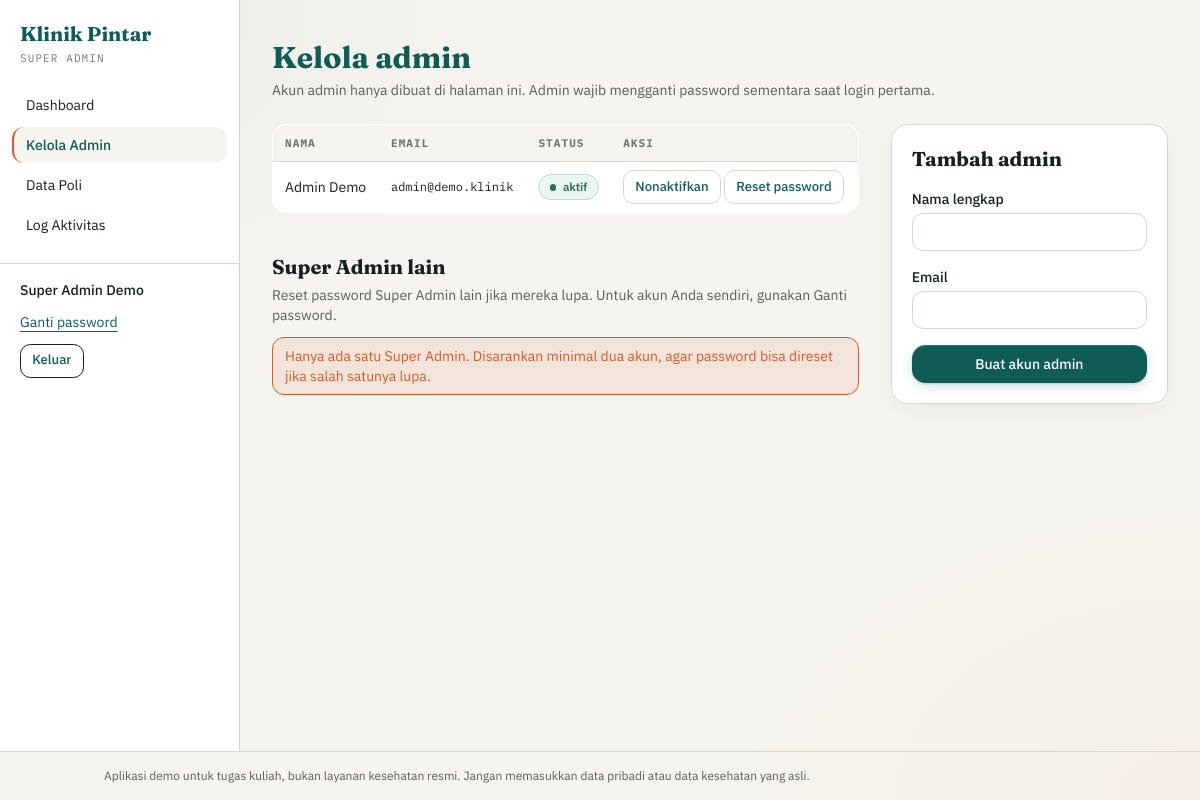
The app's page /superadmin/kelola_admin.php (signed in) with its own data.
### tables this page shows
CREATE TABLE IF NOT EXISTS users (
    id INT UNSIGNED NOT NULL AUTO_INCREMENT,
    nama VARCHAR(100) NOT NULL,
    email VARCHAR(120) NOT NULL,
    password VARCHAR(255) NOT NULL,
    role ENUM('super_admin', 'admin', 'dokter', 'user') NOT NULL,
    status ENUM('aktif', 'nonaktif', 'pending') NOT NULL DEFAULT 'aktif',
    wajib_ganti_password TINYINT(1) NOT NULL DEFAULT 0,
    login_gagal TINYINT UNSIGNED NOT NULL DEFAULT 0,
    terkunci_hingga DATETIME DEFAULT NULL,
    PRIMARY KEY (id),
    UNIQUE KEY uq_users_email (email),
    KEY idx_users_role_status (role, status)
);

### includes/auth.php (called while the page is built, shortened)
<?php
require_once __DIR__ . '/../config/database.php';
require_once __DIR__ . '/helper.php';
function user_login()
{
    return isset($_SESSION['user']) ? $_SESSION['user'] : null;
}
function require_login()
{
    $sesi = user_login();
    $st = db()->prepare(
        'SELECT id, nama, role, status, wajib_ganti_password FROM users WHERE id = ?'
    );
    $st->execute([$sesi['id']]);
    $baris = $st->fetch();
    $user = [
        'id'          => (int) $baris['id'],
        'nama'        => $baris['nama'],
        'role'        => $baris['role'],
        'wajib_ganti' => (bool) $baris['wajib_ganti_password'],
    ];
    return $user;
}
function require_role($roles)
{
    $user = require_login();
    return $user;
}

### config/database.php (called while the page is built, shortened)
<?php
function db()
{
    static $pdo = null;
    if ($pdo === null) {
        $dsn = 'mysql:host=' . DB_HOST . ';dbname=' . DB_NAME . ';charset=utf8mb4';
        $pdo = new PDO($dsn, DB_USER, DB_PASS, [
            PDO::ATTR_ERRMODE            => PDO::ERRMODE_EXCEPTION,
            PDO::ATTR_DEFAULT_FETCH_MODE => PDO::FETCH_ASSOC,
            PDO::ATTR_EMULATE_PREPARES   => false,
        ]);
        $pdo->exec("SET time_zone = '+07:00'");
    }
    return $pdo;
}

### includes/menu.php (called while the page is built)
<?php
function menu_panel($role)
{
    $semua = [
        'super_admin' => [
    ['Dashboard', 'superadmin/dashboard.php'],
    ['Kelola Admin', 'superadmin/kelola_admin.php'],
    ['Data Poli', 'superadmin/poli.php'],
    ['Log Aktivitas', 'superadmin/log.php'],
],
       'admin' => [
    ['Dashboard', 'admin/dashboard.php'],
    ['Antrean', 'admin/antrean.php'],
    ['Laporan', 'admin/laporan.php'],
    ['Kelola Dokter', 'admin/dokter.php'],
    ['Jadwal Praktik', 'admin/jadwal.php'],
],
       'dokter' => [
    ['Dashboard', 'dokter/dashboard.php'],
    ['Antrean Hari Ini', 'dokter/antrean.php'],
    ['Jadwal Saya', 'dokter/jadwal.php'],
    ['Riwayat Pasien', 'dokter/riwayat.php'],
],
        'user' => [
    ['Dashboard', 'user/dashboard.php'],
    ['Buat Reservasi', 'user/reservasi.php'],
    ['Antrean Saya', 'user/antrean.php'],
    ['Notifikasi', 'user/notifikasi.php'],
    ['Riwayat Kunjungan', 'user/riwayat.php'],
],
    ];
    return isset($semua[$role]) ? $semua[$role] : [];
}

### superadmin/kelola_admin.php (the view, shortened to what this page needs)
<?php
require_once __DIR__ . '/../includes/auth.php';
$user = require_role('super_admin');
$pdo  = db();
$old  = ['nama' => '', 'email' => ''];
$superLain = $pdo->prepare(
    "SELECT id, nama, email, status FROM users WHERE role = 'super_admin' AND id <> ? ORDER BY nama"
);
$superLain->execute([$user['id']]);
$superLain = $superLain->fetchAll();
$daftar = $pdo->query(
    "SELECT id, nama, email, status FROM users WHERE role = 'admin' ORDER BY nama"
)->fetchAll();
$kelasInput = 'mt-1 w-full border border-garis bg-white px-3 py-2 text-sm focus:border-klinik focus:outline-none focus:ring-1 focus:ring-klinik';
$aktif = 'superadmin/kelola_admin.php';
require __DIR__ . '/../includes/panel_start.php';
?>
<h1 class="font-serif text-3xl font-bold text-klinik">Kelola admin</h1>
<p class="mt-1 text-sm text-ink/70">Akun admin hanya dibuat di halaman ini. Admin wajib mengganti password sementara saat login pertama.</p>
<div class="mt-6 grid gap-8 lg:grid-cols-3">
  <section class="overflow-x-auto lg:col-span-2">
    <table class="responsive-table w-full border border-garis bg-white text-left text-sm">
      <thead class="bg-paper font-mono text-[11px] uppercase tracking-widest text-ink/60">
        <tr><th class="px-3 py-2">Nama</th><th class="px-3 py-2">Email</th><th class="px-3 py-2">Status</th><th class="px-3 py-2">Aksi</th></tr>
      </thead>
      <tbody>
        <?php foreach ($daftar as $a): ?>
          <tr class="border-t border-garis">
            <td data-label="Nama" class="px-3 py-2"><?= e($a['nama']) ?></td>
            <td data-label="Email" class="px-3 py-2 font-mono text-xs"><?= e($a['email']) ?></td>
            <td data-label="Status" class="px-3 py-2"><?= badge_status($a['status']) ?></td>
            <td data-label="Aksi" class="whitespace-nowrap px-3 py-2">
              <form method="post" class="inline" onsubmit="return confirm('Ubah status akun ini?')">
                <button class="action-button"><?= $a['status'] === 'aktif' ? 'Nonaktifkan' : 'Aktifkan' ?></button>
              </form>
              <form method="post" class="inline" onsubmit="return confirm('Reset password akun ini?')">
                <button class="action-button">Reset password</button>
              </form>
            </td>
          </tr>
        <?php endforeach; ?>
      </tbody>
    </table>
    <h2 class="mt-10 font-serif text-xl font-bold">Super Admin lain</h2>
    <p class="mt-1 text-sm text-ink/70">Reset password Super Admin lain jika mereka lupa. Untuk akun Anda sendiri, gunakan Ganti password.</p>
    <?php if ($superLain): ?>
      <table class="responsive-table mt-3 w-full border border-garis bg-white text-left text-sm">
        <thead class="bg-paper font-mono text-[11px] uppercase tracking-widest text-ink/60">
          <tr><th class="px-3 py-2">Nama</th><th class="px-3 py-2">Email</th><th class="px-3 py-2">Status</th><th class="px-3 py-2">Aksi</th></tr>
        </thead>
        <tbody>
          <?php foreach ($superLain as $s): ?>
            <tr class="border-t border-garis">
              <td data-label="Nama" class="px-3 py-2"><?= e($s['nama']) ?></td>
              <td data-label="Email" class="px-3 py-2 font-mono text-xs"><?= e($s['email']) ?></td>
              <td data-label="Status" class="px-3 py-2"><?= badge_status($s['status']) ?></td>
              <td data-label="Aksi" class="whitespace-nowrap px-3 py-2">
                <form method="post" class="inline" onsubmit="return confirm('Reset password Super Admin ini?')">
                  <?= csrf_field() ?>
                  <input type="hidden" name="aksi" value="reset_superadmin">
                  <input type="hidden" name="id" value="<?= (int) $s['id'] ?>">
                  <button class="action-button">Reset password</button>
                </form>
              </td>
            </tr>
          <?php endforeach; ?>
        </tbody>
      </table>
    <?php else: ?>
      <p class="mt-3 border border-bata bg-bata/10 px-3 py-2 text-sm text-bata">
        Hanya ada satu Super Admin. Disarankan minimal dua akun, agar password bisa direset jika salah satunya lupa.
      </p>
    <?php endif; ?>
  </section>
  <section>
    <div class="border border-garis bg-white p-5">
      <h2 class="font-serif text-xl font-bold">Tambah admin</h2>
      <form method="post" class="mt-4 space-y-4" novalidate>
        <div>
          <label class="block text-sm font-medium" for="nama">Nama lengkap</label>
          <input id="nama" name="nama" value="<?= e($old['nama']) ?>" class="<?= $kelasInput ?>">
        </div>
        <div>
          <label class="block text-sm font-medium" for="email">Email</label>
          <input id="email" name="email" type="email" value="<?= e($old['email']) ?>" class="<?= $kelasInput ?>">
        </div>
        <button class="w-full bg-klinik px-4 py-2 text-sm font-medium text-white hover:bg-ink">Buat akun admin</button>
      </form>
    </div>
  </section>
</div>
<?php require __DIR__ . '/../includes/panel_end.php'; ?>

### includes/panel_start.php (shortened to what this page needs)
<?php
require_once __DIR__ . '/menu.php';
require __DIR__ . '/header.php';
$menu  = menu_panel($user['role']);
$aktif = isset($aktif) ? $aktif : '';
?>
<div class="flex flex-1 flex-col md:flex-row">
  <aside class="border-b border-garis bg-white md:w-60 md:shrink-0 md:border-b-0 md:border-r print:hidden">
    <div class="panel-brand-row px-5 py-5">
      <div>
        <p class="font-serif text-xl font-bold text-klinik">Klinik Pintar</p>
        <p class="mt-0.5 font-mono text-[11px] uppercase tracking-widest text-ink/60"><?= e(str_replace('_', ' ', $user['role'])) ?></p>
      </div>
    </div>
    <div class="panel-desktop-menu">
      <nav class="space-y-1 px-3 pb-5">
        <?php foreach ($menu as $m): $on = ($m[1] === $aktif); ?>
          <a href="<?= e(url($m[1])) ?>"
             class="block whitespace-nowrap rounded-xl border-l-2 px-3 py-2 text-sm <?= $on ? 'border-bata bg-paper font-medium text-klinik' : 'border-transparent hover:bg-paper' ?>">
            <?= e($m[0]) ?>
          </a>
        <?php endforeach; ?>
      </nav>
      <div class="space-y-3 border-t border-garis px-5 py-4 text-sm">
        <p class="font-medium"><?= e($user['nama']) ?></p>
        <a href="<?= e(url('auth/ganti_password.php')) ?>" class="block text-klinik underline underline-offset-4">Ganti password</a>
        <form method="post" action="<?= e(url('auth/logout.php')) ?>">
          <button class="action-button border-ink hover:bg-ink hover:text-paper">Keluar</button>
        </form>
      </div>
    </div>
  </aside>
  <main class="min-w-0 flex-1 px-4 py-8 md:px-8 md:py-10">

### includes/helper.php (shortened to what this page needs)
<?php
function e($teks)
{
    return htmlspecialchars((string) $teks, ENT_QUOTES, 'UTF-8');
}
function url($path = '')
{
    return BASE_URL . '/' . ltrim($path, '/');
}
function badge_status($status)
{
    if ($status === 'aktif') {
        $kelas = 'status-badge--success';
    } elseif ($status === 'pending') {
        $kelas = 'status-badge--warning';
    } elseif ($status === 'nonaktif') {
        $kelas = 'status-badge--danger';
    } else {
        $kelas = 'status-badge--neutral';
    }
    return '<span class="status-badge ' . $kelas . '">' . e($status) . '</span>';
}

### assets/app.css (style rules this page uses)
body { background-image: radial-gradient(ellipse at top left, rgb(15 92 85 / 5%), transparent 34rem), radial-gradient(ellipse at bottom right, rgb(217 88 43 / 4%), transparent 30rem); background-attachment: fixed; }
a { text-underline-offset: 3px; transition: color 160ms ease, background-color 160ms ease, border-color 160ms ease; }
button { min-height: 2.35rem; border-radius: 0.75rem; transition: color 160ms ease, background-color 160ms ease, border-color 160ms ease, box-shadow 160ms ease; }
button:not([class*="bg-"]):not(:disabled) { border: 1px solid #D9D5C9; background-color: #fff; color: #0F5C55; }
.action-button, button[class~="underline"] { display: inline-flex; min-height: 2.15rem; align-items: center; justify-content: center; border: 1px solid #D9D5C9; border-radius: 0.65rem; background-color: #fff; padding: 0.35rem 0.7rem; color: #0F5C55; font-size: 0.82rem; font-weight: 500; line-height: 1.25; text-decoration: none; vertical-align: middle; cursor: pointer; transition: color 160ms ease, background-color 160ms ease, border-color 160ms ease, box-shadow 160ms ease; }
a[class~="underline"]:not(.action-button) { color: #0F5C55; }
.status-badge { display: inline-flex; min-height: 1.65rem; align-items: center; gap: 0.4rem; border: 1px solid transparent; border-radius: 9999px; padding: 0.2rem 0.65rem; font-family: "IBM Plex Sans", sans-serif; font-size: 0.72rem; font-weight: 600; line-height: 1.2; white-space: nowrap; }
.status-badge::before { width: 0.42rem; height: 0.42rem; flex: 0 0 0.42rem; border-radius: 9999px; background-color: currentColor; content: ""; }
.status-badge--success { border-color: #B8DCCB; background-color: #EAF6EF; color: #28734A; }
button, .action-button, a[class*="bg-klinik"], a[class*="bg-bata"] { -webkit-tap-highlight-color: transparent; transition: color 160ms ease, background-color 160ms ease, border-color 160ms ease, box-shadow 180ms ease, transform 120ms ease; }
button[class*="bg-klinik"]:not([class*="bg-klinik/"]), a[class*="bg-klinik"]:not([class*="bg-klinik/"]) { --warna-putar: #fff; border-radius: 0.85rem; background-color: #0F5C55; box-shadow: inset 0 1px 0 rgb(255 255 255 / 14%), 0 1px 2px rgb(20 33 31 / 14%), 0 4px 12px rgb(15 92 85 / 16%); color: #fff; text-decoration: none; }
input:not([type="hidden"]), select, textarea { border-radius: 0.7rem; transition: border-color 160ms ease, box-shadow 160ms ease; }
main div[class~="border-garis"][class~="bg-white"] { border-radius: 1rem; box-shadow: 0 8px 24px rgb(20 33 31 / 4%); }
main [class~="border-bata"][class~="bg-bata/10"] { border-radius: 0.75rem; }
table { border-collapse: separate; border-spacing: 0; overflow: hidden; border-radius: 0.9rem; }
main, main > * { min-width: 0; }
main .overflow-x-auto { max-width: 100%; -webkit-overflow-scrolling: touch; overscroll-behavior-x: contain; }
main input:not([type="hidden"]), main select, main textarea { max-width: 100%; }
tbody tr { transition: background-color 140ms ease; }

### records on screen
users: role "SUPER ADMIN", nama "Super Admin Demo"
users: nama "Admin Demo", email "admin@demo.klinik", status "aktif", shows "Nonaktifkan"

### other values on screen
$m[0] "Dashboard"
$m[0] "Kelola Admin"
$m[0] "Data Poli"
$m[0] "Log Aktivitas"
